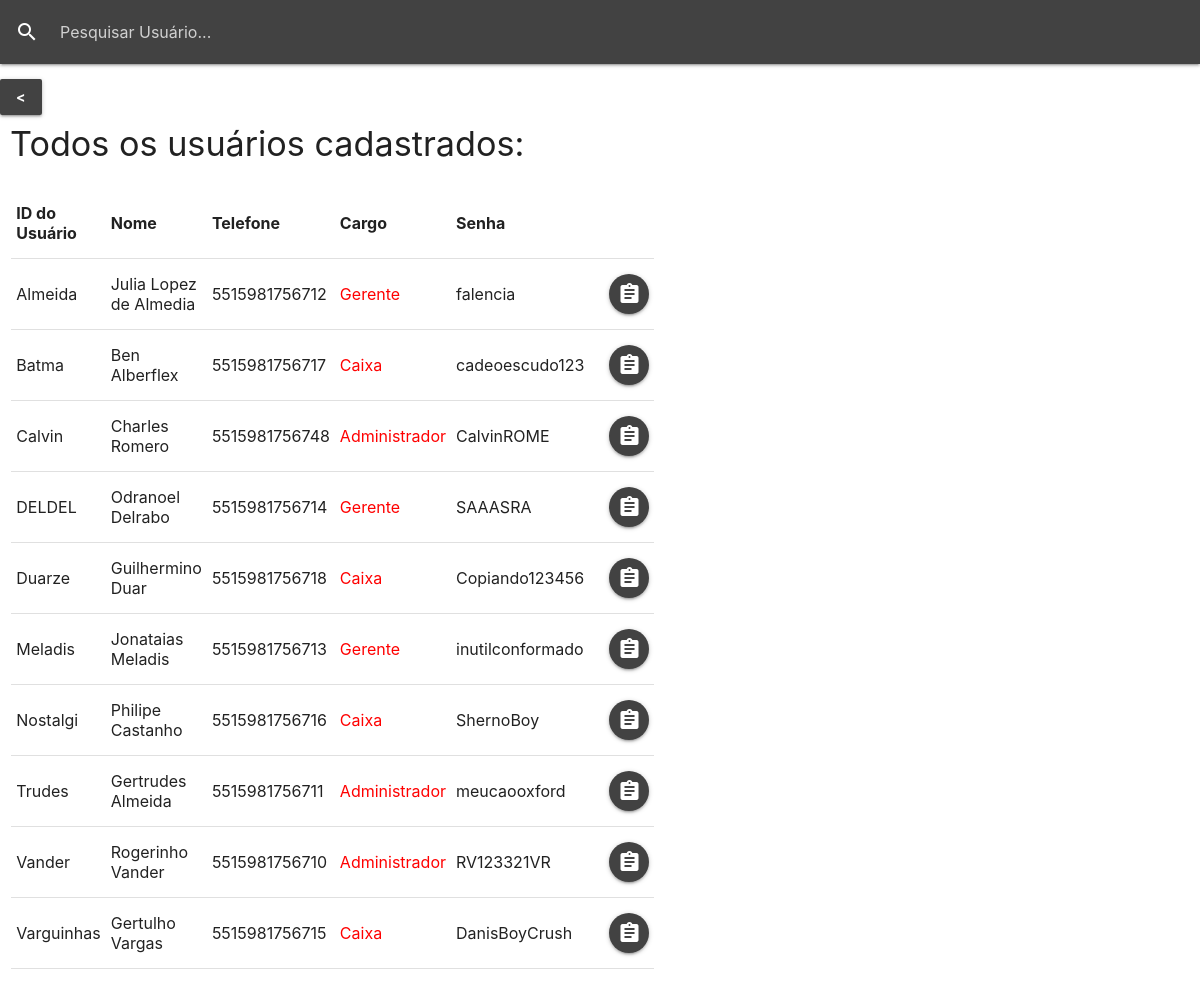
Page /cadastros/usuario/buscar/searchUser.php on the committed database.
### tables this page shows
CREATE TABLE CAD_USUARIOS (
  USER_NAME VARCHAR(40) DEFAULT NULL,
  USER_FONE DECIMAL(20,0) DEFAULT NULL,
  TIPO CHAR(1) DEFAULT NULL,
  USER_ID VARCHAR(15) NOT NULL,
  SENHA VARCHAR(20) DEFAULT NULL,
  PRIMARY KEY (USER_ID)
);

### cadastros/usuario/buscar/searchUser.php (the view, shortened to what this page needs)
<?php
$host = "localhost";
$user = "root";
$pass = "";
$banco = "ONIBUS";
$conexao = mysqli_connect($host, $user, $pass) or die(mysqli_error());
mysqli_select_db($conexao,$banco) or die (mysqli_error());
mysqli_set_charset($conexao,"utf8");
?>
<html>
<head>
	<link rel="stylesheet" href="https://cdnjs.cloudflare.com/ajax/libs
	/materialize/1.0.0/css/materialize.min.css">
</head>
<body>
	<form name="searchUserForm" method="POST" action="results.php">
	<nav>
    <div class="nav-wrapper grey darken-3">
      <form>
        <div class="input-field">
          <input id="search" placeholder="Pesquisar Usuário..." name="navbar" type="search" required>
          <label class="label-icon" for="search"><i class="material-icons">search</i></label>
          <i class="material-icons">close</i>
        </div>
      </form>
    </div>
    </nav>
	</form>
<?php
	echo"
  <a class='btn tooltipped grey darken-3' href='../cadUserMain.php'><b><</b></a>
  ";
	$sql = mysqli_query($conexao,"SELECT * FROM CAD_USUARIOS ORDER BY USER_ID ASC");
	$row = mysqli_num_rows($sql);
	if($row > 0){
	echo "<h4 style='margin: 10px;'>Todos os usuários cadastrados:</h4>";
		echo"
		<div class='center-align'>
		<div class='row'>
        <div class='input-field col s6'>
		<table class='responsive-table'>
        <thead>
          <tr>
              <th>ID do Usuário</th>
              <th>Nome</th>
              <th>Telefone</th>
			  <th>Cargo</th>
			  <th>Senha</th>
			  <th><b></b></th>
          </tr>
        </thead>
		";
		while($linha = mysqli_fetch_array($sql))
		{
			$username = $linha['USER_NAME'];
			$userphone = $linha['USER_FONE'];
			$userfct = $linha['TIPO'];
			$userid = $linha['USER_ID'];
			$userpass = $linha['SENHA'];
			$userrank = "";
					if($userfct == "A")
					{$userrank = "Administrador";}
					else if($userfct == "G")
					{$userrank = "Gerente";}
					else if($userfct == "C")
					{$userrank = "Caixa";}
	echo "
        <tbody>
          <tr>
            <td>$userid</td>
            <td>$username</td>
            <td>$userphone</td>
			<td style='color: red;'>$userrank</td>
			<td>$userpass</td>
			<td><a href='userPDF.php?username=$username&&
			userphone=$userphone&&
			userid=$userid&&
			userpass=$userpass&&
			userrank=$userrank'
			class='btn-floating grey darken-3' style='margin-left: 15px'><i class='material-icons'>assignment</i></a></td>
          </tr>
        </tbody>
	  ";
		}
		echo "</table></div></div><div>";
	}else{
		echo "<center><h1>Nenhum Usuário Registrado</h1></center>";
	}
?>
</body>
</html>

### rows in the picture
cad_usuarios: USER_ID "Almeida", USER_NAME "Julia Lopez de Almedia", USER_FONE "5515981756712", TIPO "Gerente", SENHA "falencia"
cad_usuarios: USER_ID "Batma", USER_NAME "Ben Alberflex", USER_FONE "5515981756717", TIPO "Caixa", SENHA "cadeoescudo123"
cad_usuarios: USER_ID "Calvin", USER_NAME "Charles Romero", USER_FONE "5515981756748", TIPO "Administrador", SENHA "CalvinROME"
cad_usuarios: USER_ID "DELDEL", USER_NAME "Odranoel Delrabo", USER_FONE "5515981756714", TIPO "Gerente", SENHA "SAAASRA"
cad_usuarios: USER_ID "Duarze", USER_NAME "Guilhermino Duar", USER_FONE "5515981756718", TIPO "Caixa", SENHA "Copiando123456"
cad_usuarios: USER_ID "Meladis", USER_NAME "Jonataias Meladis", USER_FONE "5515981756713", TIPO "Gerente", SENHA "inutilconformado"
cad_usuarios: USER_ID "Nostalgi", USER_NAME "Philipe Castanho", USER_FONE "5515981756716", TIPO "Caixa", SENHA "ShernoBoy"
cad_usuarios: USER_ID "Trudes", USER_NAME "Gertrudes Almeida", USER_FONE "5515981756711", TIPO "Administrador", SENHA "meucaooxford"
cad_usuarios: USER_ID "Vander", USER_NAME "Rogerinho Vander", USER_FONE "5515981756710", TIPO "Administrador", SENHA "RV123321VR"
cad_usuarios: USER_ID "Varguinhas", USER_NAME "Gertulho Vargas", USER_FONE "5515981756715", TIPO "Caixa", SENHA "DanisBoyCrush"
